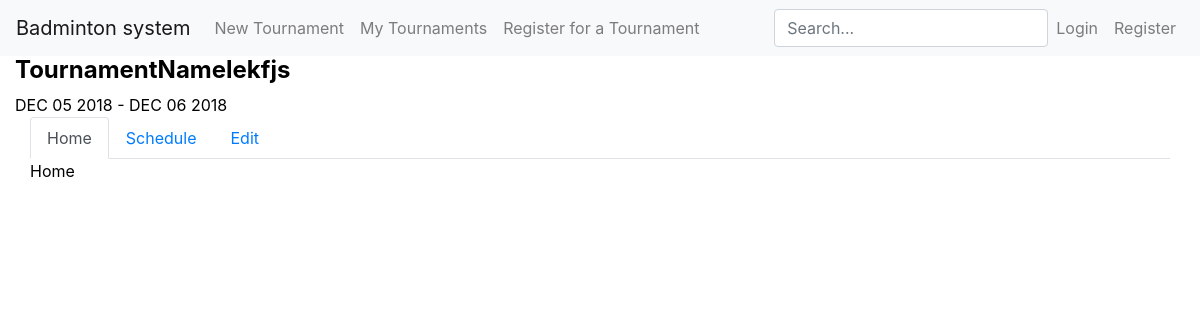
The app's page /extras/old/tournamentInfoOld.php?tournamentID=5 with its own data.
### tables this page shows
CREATE TABLE `tournament` (
  `tournamentID` int(9) NOT NULL,
  `organiserID` int(8) NOT NULL,
  `tournamentName` varchar(40) NOT NULL,
  `description` varchar(150) NOT NULL,
  `startDate` date NOT NULL,
  `endDate` date NOT NULL,
  `locationID` int(9) NOT NULL,
  `numCourts` int(2) NOT NULL,
  `contactNum` int(8) NOT NULL,
  `minAge` int(2) NOT NULL,
  `maxAge` int(2) NOT NULL,
  `experience` int(1) NOT NULL,
  `price` float NOT NULL
);

### classes.php (called while the page is built, shortened)
<?php
Class Database
{
    Private $host = 'localhost';
    Private $username = 'declim';
    Private $databaseName = 'badmintonsystem';
    Private $password = 'password';
    public function dbConnect()
    {
        $this->conn = new mysqli($this->host, $this->username, $this->password, $this->databaseName);
    }
}
Class Tournament
{
    Public function GetTournamentArray($tournamentID)
    {
        $database = new Database();
        $database->dbConnect();
        $sql = "SELECT * FROM tournament WHERE tournamentID = '$tournamentID'";
        $result = $database->conn->query($sql)->fetch_array();
        return $result;
    }
}

### extras/old/tournamentInfoOld.php (the view, shortened to what this page needs)
<!DOCTYPE html>
<html lang="en">
<head>
    <link rel="stylesheet" type="text/css" href="../../css/bootstrap.min.css">
    <link rel="stylesheet" type="text/css" href="../../css/main.css">
</head>
<body>
<div class="navbar navbar-expand-lg navbar-light bg-light">
    <a class="navbar-brand" href="../../index.php">Badminton system</a>
    <div class="collapse navbar-collapse" id="navbarContent">
        <ul class='navbar-nav mr-auto'>
            <li class='nav-item'>
                <a class='nav-link' href='../../newTournament.php'>New Tournament</a>
            </li>
            <li class='nav-item'>
                <a class='nav-link' href='../../myTournaments.php'>My Tournaments</a>
            </li>
            <li class='nav-item'>
                <a class='nav-link' href='../../viewTournaments.php'>Register for a Tournament</a>
            </li>
        </ul>
        <ul class='navbar-nav ml-auto'>
            <form class='form-inline ' action='../../search.php' method='get'>
                <input class=' form-control' type='text' name='search' placeholder='Search...'>
            </form>
            <?php
            require('classes.php');
            if (isset($_SESSION['loggedIn'])) {
                echo "
                <li class='nav-item'>
                    <a class='nav-link' href='../../logout.php'>Log out</a>
                </li>";
            } else {
                echo "<li class='nav-item'>
                    <a class='nav-link' href='../../login.php'>Login</a>
                </li>
                <li class='nav-item'>
                    <a class='nav-link' href='../../register.php'>Register</a>
                </li>";
            }
            ?>
        </ul>
    </div>
</div>
<?php
$tournament = new Tournament();
$tournamentID = $_GET['tournamentID'];
$startDate = $tournament->GetTournamentArray($tournamentID)['startDate'];
$endDate = $tournament->GetTournamentArray($tournamentID)['endDate'];
$startDateNew = strtoupper(date('M d Y', strtotime($startDate)));
$endDateNew = strtoupper(date('M d Y', strtotime($endDate)));
echo "<div class='container-fluid'>
    <div class='container-fluid'>
        <div class='row h4'>
            <div class='tournament-info-title'><strong>" .
    $tournament->GetTournamentArray($tournamentID)['tournamentName']
    . "</strong></div>
        </div>
        <div class='row'>";
if ($startDate == $endDate) {
    echo $startDateNew;
} else {
    echo $startDateNew . " - " . $endDateNew;
}
echo "</div>
        <ul class='nav nav-tabs' id='tournamentTabs' role='tablist'>
          <li class='nav-item'>
            <a class='nav-link active' id='home-tab' data-toggle='tab' href='#home' role='tab' aria-controls='home' aria-selected='true'>Home</a>
          </li>
          <li class='nav-item'>
            <a class='nav-link' id='schedule-tab' data-toggle='tab' href='#schedule' role='tab' aria-controls='schedule' aria-selected='false'>Schedule</a>
          </li>
          <li class='nav-item'>
            <a class='nav-link' id='edit-tab' data-toggle='tab' href='#edit' role='tab' aria-controls='edit' aria-selected='false'>Edit</a>
          </li>
        </ul>
        <div class='tab-content' id='tournamentTabsContent'>
            <div  class='tab-pane fade show active' id='home' role='tabpanel' aria-labelledby='home-tab'>
                Home
            </div>
                            <input class='form-control' type='text' name='tournamentName' value='" . $tournament->GetTournamentArray($tournamentID)['tournamentName'] . "' required>
                            <textarea class='form-control' name='tournamentDescription' required>".$tournament->GetTournamentArray($tournamentID)['description']."</textarea>
                            <select name='location' class='custom-select' required>
                            <option disabled> Select a location </option>";
echo "</select>
                            " . date('') . "".$tournament->GetTournamentArray($tournamentID)['']."
                            <input class='form-control' type='date' id='endDate' name='endDate' value='".$tournament->GetTournamentArray($tournamentID)['endDate']."' required>
        </div>
    </div>
</div>";
?>
</body>
</html>

### css/main.css (style rules this page uses)
body { color: black; }

### records on screen
tournament: tournamentName "TournamentNamelekfjs", startDate "DEC 05 2018", endDate "DEC 06 2018"
